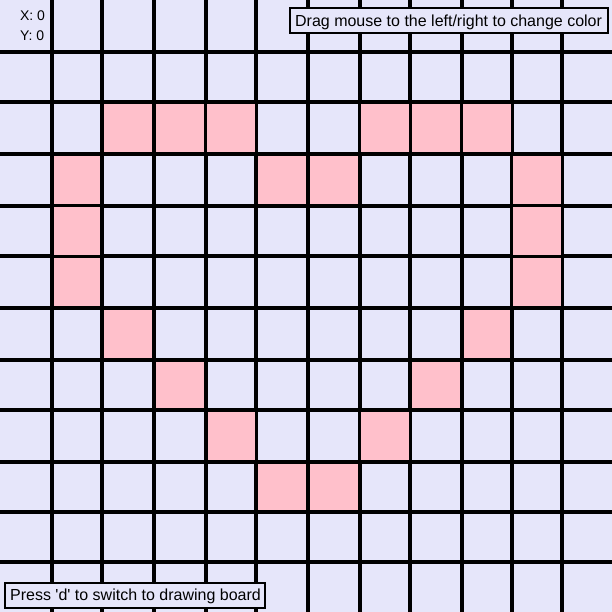
Frame 1 (no input)
Frame 60 (no input): identical to frame 1, image omitted
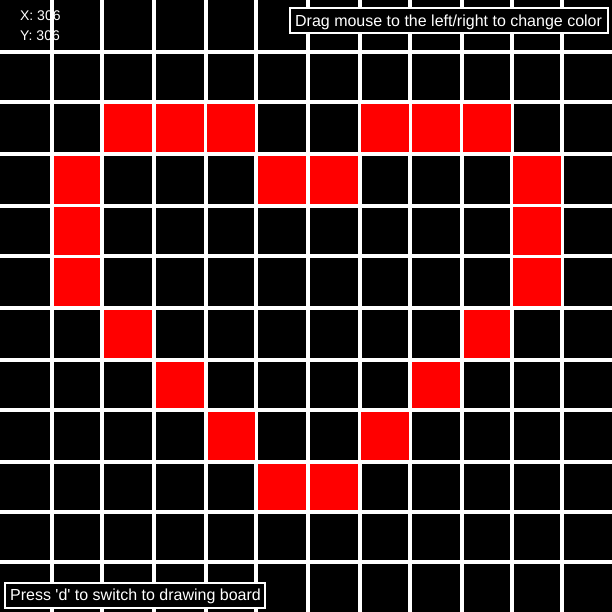
Frame 120 (the mouse pressed at the canvas centre since frame 60)

The p5.js sketch that drew these frames (run headless with seeded random() and noise() and a simulated clock; from frame 60 on, the mouse is pressed at the canvas centre):

// p5.js sketch
// ── sketch.js
let pressed = false;
let state = 1;
//let keyPresses = 0;
//let currentMouseX = 0;
//let currentMouseY = 0;
let isBackgroundWhite = false;

//color codes
let colLilac = "#E6E6FA";
let colPink = "#FFC0CB";
let colRed = "#FF0000";
let colBlue = "#87CEFA";
let colGreen = "#00FA9A";
let colMaroon = "#DC143C";
let colYellow = "#FFFF00";

function setup() {
  createCanvas(612, 612);
}

function draw() {
  if (state === 1) {
    isBackgroundWhite = false;
    gradientChange();
  } else if (state === 2) {
    drawPicture();
  }
}

function drawPicture() {
  if (isBackgroundWhite === false || key === "e") {
    background("white");
    isBackgroundWhite = true;
    key = 0;
  }
  if (key === "s") {
    stroke(colBlue);
    fill(colBlue);
    rect(mouseX, mouseY, 80, 80);
    key = 0;
  } else if (key === "r") {
    stroke(colGreen);
    fill(colGreen);
    rect(mouseX, mouseY, 120, 60);
    key = 0;
  } else if (key === "c") {
    stroke(colMaroon);
    fill(colMaroon);
    circle(mouseX, mouseY, 60);
    // Descomentar si se desea parar de aparentar un dibujo continuo.
    key = 0;
  }

  if (mouseIsPressed) {
    stroke("black");
    strokeWeight(7);
    line(pmouseX, pmouseY, mouseX, mouseY);
  }

  fill("black");
  textSize(14);
  noStroke();
  text("Press 'r' to draw rectangles", 10, 20);
  text("Press 's' to draw squares", 10, 40);
  text("Press 'c' to draw circle", 10, 60);
  text("Press 'e' to delete drawings", 10, 80);
  text("Keep mouse pressed to draw lines", 10, 100);

  fill("white");
  stroke("black");
  strokeWeight(2);
  rect(5, 583, 282, 25);

  textSize(16);
  noStroke();
  fill("black");
  text("Press 'g' to go back to previous picture", 10, 600);
}

function mousePressed() {}

function keyPressed() {
  if (key === "d") {
    state = 2;
  }
  if (key === "g") {
    state = 1;
  }
}

function gradientChange() {
  background(colLilac);
  //vertical lines
  stroke("black");
  strokeWeight(4);
  line(52, 0, 52, 612);
  line(102, 0, 102, 612);
  line(154, 0, 154, 612);
  line(206, 0, 206, 612);
  line(256, 0, 256, 612);
  line(308, 0, 308, 612);
  line(360, 0, 360, 612);
  line(410, 0, 410, 612);
  line(462, 0, 462, 612);
  line(512, 0, 512, 612);
  line(562, 0, 562, 612);

  //horizontal lines
  stroke("black");
  strokeWeight(4);
  line(0, 52, 612, 52);
  line(0, 102, 612, 102);
  line(0, 154, 612, 154);
  line(0, 206, 612, 206);
  line(0, 256, 612, 256);
  line(0, 308, 612, 308);
  line(0, 360, 612, 360);
  line(0, 410, 612, 410);
  line(0, 462, 612, 462);
  line(0, 512, 612, 512);
  line(0, 562, 612, 562);

  color(colPink);
  fill(colPink);
  stroke(colPink);
  strokeWeight(0);
  rect(310, 156, 48, 48);

  color(colPink);
  fill(colPink);
  stroke(colPink);
  strokeWeight(0);
  rect(361, 104, 48, 48);

  color(colPink);
  fill(colPink);
  stroke(colPink);
  strokeWeight(0);
  rect(412, 104, 48, 48);

  color(colPink);
  fill(colPink);
  stroke(colPink);
  strokeWeight(0);
  rect(463, 104, 48, 48);

  color(colPink);
  fill(colPink);
  stroke(colPink);
  strokeWeight(0);
  rect(513, 156, 48, 48);

  color(colPink);
  fill(colPink);
  stroke(colPink);
  strokeWeight(0);
  rect(513, 207, 48, 48);

  color(colPink);
  fill(colPink);
  stroke(colPink);
  strokeWeight(0);
  rect(513, 258, 48, 48);

  color(colPink);
  fill(colPink);
  stroke(colPink);
  strokeWeight(0);
  rect(464, 310, 46, 48);

  color(colPink);
  fill(colPink);
  stroke(colPink);
  strokeWeight(0);
  rect(412, 362, 48, 46);

  color(colPink);
  fill(colPink);
  stroke(colPink);
  strokeWeight(0);
  rect(361, 412, 48, 48);

  color(colPink);
  fill(colPink);
  stroke(colPink);
  strokeWeight(0);
  rect(310, 464, 48, 46);

  color(colPink);
  fill(colPink);
  stroke(colPink);
  strokeWeight(0);
  rect(258, 464, 48, 46);

  color(colPink);
  fill(colPink);
  stroke(colPink);
  strokeWeight(0);
  rect(208, 412, 47, 48);

  color(colPink);
  fill(colPink);
  stroke(colPink);
  strokeWeight(0);
  rect(156, 362, 48, 46);

  color(colPink);
  fill(colPink);
  stroke(colPink);
  strokeWeight(0);
  rect(104, 310, 48, 48);

  color(colPink);
  fill(colPink);
  stroke(colPink);
  strokeWeight(0);
  rect(54, 258, 46, 48);

  color(colPink);
  fill(colPink);
  stroke(colPink);
  strokeWeight(0);
  rect(54, 207, 46, 48);

  color(colPink);
  fill(colPink);
  stroke(colPink);
  strokeWeight(0);
  rect(54, 156, 46, 48);

  color(colPink);
  fill(colPink);
  stroke(colPink);
  strokeWeight(0);
  rect(104, 104, 48, 48);

  color(colPink);
  fill(colPink);
  stroke(colPink);
  strokeWeight(0);
  rect(207, 104, 48, 48);

  color(colPink);
  fill(colPink);
  stroke(colPink);
  strokeWeight(0);
  rect(156, 104, 48, 48);

  color(colPink);
  fill(colPink);
  stroke(colPink);
  strokeWeight(0);
  rect(258, 156, 48, 48);

  fill(colLilac);
  stroke("black");
  strokeWeight(2);
  rect(5, 583, 260, 25);

  fill("black");
  noStroke();
  textSize(16);
  text("Press 'd' to switch to drawing board", 10, 600);

  fill(colLilac);
  stroke("black");
  strokeWeight(2);
  rect(290, 8, 318, 25);

  fill("black");
  noStroke();
  textSize(16);
  text("Drag mouse to the left/right to change color", 295, 26);

  //change color of drawing
  if (mouseX > 302) {
    background("black");
    //vertical lines
    stroke("white");
    strokeWeight(4);
    line(52, 0, 52, 612);
    line(102, 0, 102, 612);
    line(154, 0, 154, 612);
    line(206, 0, 206, 612);
    line(256, 0, 256, 612);
    line(308, 0, 308, 612);
    line(360, 0, 360, 612);
    line(410, 0, 410, 612);
    line(462, 0, 462, 612);
    line(512, 0, 512, 612);
    line(562, 0, 562, 612);

    //horizontal lines
    stroke("white");
    strokeWeight(4);
    line(0, 52, 612, 52);
    line(0, 102, 612, 102);
    line(0, 154, 612, 154);
    line(0, 206, 612, 206);
    line(0, 256, 612, 256);
    line(0, 308, 612, 308);
    line(0, 360, 612, 360);
    line(0, 410, 612, 410);
    line(0, 462, 612, 462);
    line(0, 512, 612, 512);
    line(0, 562, 612, 562);

    color(colRed);
    fill(colRed);
    stroke(colRed);
    strokeWeight(0);
    rect(310, 156, 48, 48);

    color(colRed);
    fill(colRed);
    stroke(colRed);
    strokeWeight(0);
    rect(361, 104, 48, 48);

    color(colRed);
    fill(colRed);
    stroke(colRed);
    strokeWeight(0);
    rect(412, 104, 48, 48);

    color(colRed);
    fill(colRed);
    stroke(colRed);
    strokeWeight(0);
    rect(463, 104, 48, 48);

    color(colRed);
    fill(colRed);
    stroke(colRed);
    strokeWeight(0);
    rect(513, 156, 48, 48);

    color(colRed);
    fill(colRed);
    stroke(colRed);
    strokeWeight(0);
    rect(513, 207, 48, 48);

    color(colRed);
    fill(colRed);
    stroke(colRed);
    strokeWeight(0);
    rect(513, 258, 48, 48);

    color(colRed);
    fill(colRed);
    stroke(colRed);
    strokeWeight(0);
    rect(464, 310, 46, 48);

    color(colRed);
    fill(colRed);
    stroke(colRed);
    strokeWeight(0);
    rect(412, 362, 48, 46);

    color(colRed);
    fill(colRed);
    stroke(colRed);
    strokeWeight(0);
    rect(361, 412, 48, 48);

    color(colRed);
    fill(colRed);
    stroke(colRed);
    strokeWeight(0);
    rect(310, 464, 48, 46);

    color(colRed);
    fill(colRed);
    stroke(colRed);
    strokeWeight(0);
    rect(258, 464, 48, 46);

    color(colRed);
    fill(colRed);
    stroke(colRed);
    strokeWeight(0);
    rect(208, 412, 47, 48);

    color(colRed);
    fill(colRed);
    stroke(colRed);
    strokeWeight(0);
    rect(156, 362, 48, 46);

    color(colRed);
    fill(colRed);
    stroke(colRed);
    strokeWeight(0);
    rect(104, 310, 48, 48);

    color(colRed);
    fill(colRed);
    stroke(colRed);
    strokeWeight(0);
    rect(54, 258, 46, 48);

    color(colRed);
    fill(colRed);
    stroke(colRed);
    strokeWeight(0);
    rect(54, 207, 46, 48);

    color(colRed);
    fill(colRed);
    stroke(colRed);
    strokeWeight(0);
    rect(54, 156, 46, 48);

    color(colRed);
    fill(colRed);
    stroke(colRed);
    strokeWeight(0);
    rect(104, 104, 48, 48);

    color(colRed);
    fill(colRed);
    stroke(colRed);
    strokeWeight(0);
    rect(207, 104, 48, 48);

    color(colRed);
    fill(colRed);
    stroke(colRed);
    strokeWeight(0);
    rect(156, 104, 48, 48);

    color(colRed);
    fill(colRed);
    stroke(colRed);
    strokeWeight(0);
    rect(258, 156, 48, 48);

    fill("black");
    stroke("white");
    strokeWeight(2);
    rect(5, 583, 260, 25);

    fill("white");
    noStroke();
    textSize(16);
    text("Press 'd' to switch to drawing board", 10, 600);

    fill("black");
    stroke("white");
    strokeWeight(2);
    rect(290, 8, 318, 25);

    fill("white");
    noStroke();
    textSize(16);
    text("Drag mouse to the left/right to change color", 295, 26);
    
  }

  textSize(14);
  text("X: " + mouseX, 20, 20);
  text("Y: " + mouseY, 20, 40);
}
